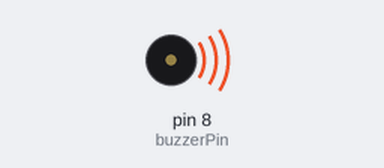
This sketch was run on a simulated Arduino Uno, built with avr-gcc and run on an emulated ATmega328P. On the bench: buzzer (waves = sounding).

Above: at 0.5 s.
Timing chart, 0 to 3.5 s (numbered marks = the images above):
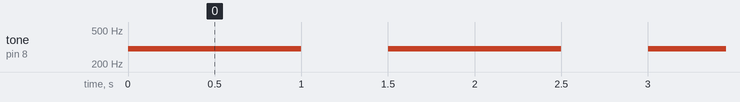

The sketch:

Anand1.ino
```cpp
#include<Arduino.h>

int buzzerPin = 8;
void setup() {
  pinMode(buzzerPin,OUTPUT);
  }

void loop() {
  tone(buzzerPin, 300, 1000);
  delay(1000);
  delay(500);// put your main code here, to run repeatedly:
}
```

Measured:
- by itself, tone on pin 8 (buzzerPin): alternates 300 Hz for 1.0 s and silent for 0.50 s
